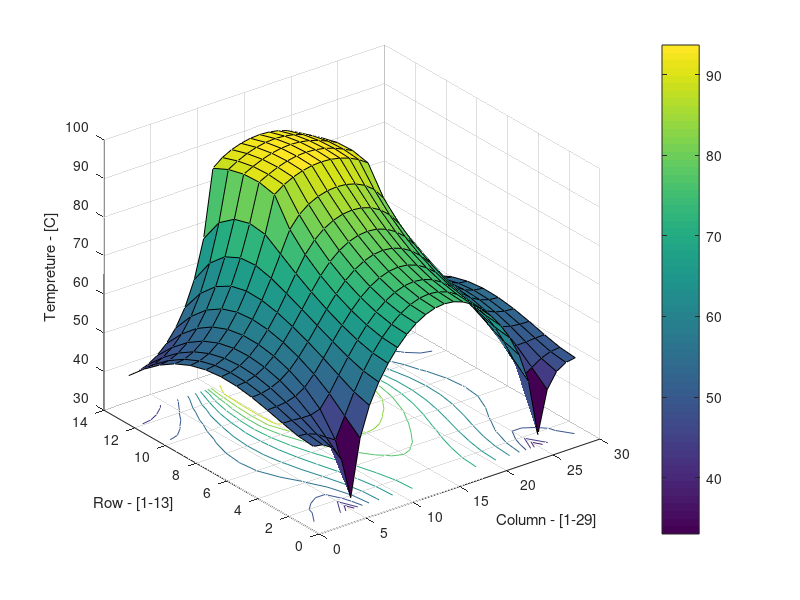

The MATLAB source for this figure:
clc;
clear;
close all;
format compact;

%given variables
a=zeros(377);
const=zeros(377,1);
t_old=zeros(377,1);
t_inf=20;
k_c=50;
k_s=5;
h_inf=500+43/2; %h_inf=500+A/2
qdot=10^7;
dx=0.002;
dy=0.002;
k_average=(k_s+k_c)/2;
t_base=33;
t_limit=85;

for row=1:13
    for col=0:28
        n=row+(col*13);
        if (row==1) %bottom row nodes
           if (col==0) %node 1
               a(n,n+1)=1;
               a(n,n+13)=1;
               a(n,n)=-2;
               const(n,1)=0;
           end
           if (col==28) %node 365
               a(n,n+1)=1;
               a(n,n-13)=1;
               a(n,n)=-2;
               const(n,1)=0;
           end
           if (col>0) && (col<28) %nodes 14:13:352
               if (n==53) || (n==313) %nodes 53&&313 (connected to the base)
                   a(n,n)=1;
                   const(n,1)=t_base;
               else 
                   a(n,n+1)=2;
                   a(n,n+13)=1;
                   a(n,n-13)=1;
                   a(n,n)=-4;
                   const(n,1)=0;
               end
           end
        end
        if ((col==0) || (col==28)) && ((row>1)&&(row<13))
            if (col==0) %node 2:12
                a(n,n+1)=1;
                a(n,n-1)=1;
                a(n,n+13)=2;
                a(n,n)=-4;
                const(n,1)=0;
            else %node 366:376
                a(n,n+1)=1;
                a(n,n-1)=1;
                a(n,n-13)=2;
                a(n,n)=-4;
                const(n,1)=0;
            end
        end
        if (row>1) && (row<13)
           if (row>=9) && ((col>8) && (col<20))
              if col==9 || col==19
                  if row==9
                      if n==126 %node 126
                        a(n,n+1)=k_average;
                        a(n,n-1)=k_s;
                        a(n,n+13)=k_average;
                        a(n,n-13)=k_s;
                        a(n,n)=-2*(k_s+k_average);
                        const(n,1)=-(qdot*dx*dy)/4;
                      else %node 256
                        a(n,n+1)=k_average;
                        a(n,n-1)=k_s;
                        a(n,n-13)=k_average;
                        a(n,n+13)=k_s;
                        a(n,n)=-2*(k_s+k_average);
                        const(n,1)=-(qdot*dx*dy)/4;
                      end
                  else
                      if col==9 %node 127:129
                        a(n,n+1)=k_average;
                        a(n,n-1)=k_average;
                        a(n,n+13)=k_c;
                        a(n,n-13)=k_s;
                        a(n,n)=-(k_s+k_c+2*k_average);
                        const(n,1)=-qdot*(dx*dy)/2;
                      else %257:259
                        a(n,n+1)=k_average;
                        a(n,n-1)=k_average;
                        a(n,n+13)=k_s;
                        a(n,n-13)=k_c;
                        a(n,n)=-(k_s+k_c+2*k_average);
                        const(n,1)=-qdot*(dx*dy)/2;
                      end
                  end
              else
                  if (row == 9) %node 139:13:243
                    a(n,n+1)=k_c;
                    a(n,n-1)=k_s;
                    a(n,n+13)=k_average;
                    a(n,n-13)=k_average;
                    a(n,n)=-(2*k_average+k_c+k_s);
                    const(n,1)=-qdot*dx*dy/2;
                  else %on the chip
                    a(n,n+1)=1;
                    a(n,n-1)=1;
                    a(n,n+13)=1;
                    a(n,n-13)=1;
                    a(n,n)=-4;
                    const(n,1)=-qdot*dx*dy/k_c;
                  end
              end
           else %on the box
               if (col>0) && (col<28)
                  a(n,n+1)=1;
                  a(n,n-1)=1;
                  a(n,n+13)=1;
                  a(n,n-13)=1;
                  a(n,n)=-4;
                  const(n,1)=0;
               end
           end
        end
        if (row==13) %top row nodes
            if (col==0) %node 13
                a(n,n-1)=1;
                a(n,n+13)=1;
                a(n,n)=-(2+(h_inf*dx/k_s));
                const(n,1)=-(h_inf*dx*t_inf/k_s);
            end
            if (col==28) %node 377
                a(n,n-1)=1;
                a(n,n-13)=1;
                a(n,n)=-(2+(h_inf*dx/k_s));
                const(n,1)=-(h_inf*dx*t_inf/k_s);
            end
            if (col>0)&&(col<28)
                if col==9  %node 130
                    a(n,n-1)=2*k_average;
                    a(n,n+13)=k_c;
                    a(n,n-13)=k_s;
                    a(n,n)=-(k_s+k_c+(2*k_average)+(2*h_inf*dx));
                    const(n,1)=-((qdot*dx*dy/2)+(2*h_inf*t_inf*dx));
                end
                if col==19 %node 260
                    a(n,n-1)=2*k_average;
                    a(n,n+13)=k_s;
                    a(n,n-13)=k_c;
                    a(n,n)=-(k_s+k_c+(2*k_average)+(2*h_inf*dx));
                    const(n,1)=-((qdot*dx*dy/2)+(2*h_inf*t_inf*dx));
                end
                if (col>9) && (col<19) %node 143:13:247
                    a(n,n-1)=2;
                    a(n,n+13)=1;
                    a(n,n-13)=1;
                    a(n,n)=-(4+(2*h_inf*dx/k_c));
                    const(n,1)=-((qdot*dx*dy)+(2*h_inf*dx*t_inf))/k_c;
                end
                if (col<9)||(col>19) %node 26:13:117 && node 273:13:364
                    a(n,n-1)=2;
                    a(n,n+13)=1;
                    a(n,n-13)=1;
                    a(n,n)=-(4+(2*h_inf*dx/k_s));
                    const(n,1)=-(2*h_inf*t_inf*dx)/k_s;
                end
            end
        end
    end
end

t_old=a\const;
t_me=mean(t_old);

%variables for project 2
t_new=zeros(377,1);
error_limit=0.01;
time_error_limit=0.01;
rho_chip=7800;
rho_box=2000;
cp_chip=465;
cp_box=840;
t_initial=20;
alpha=k_c/(rho_chip*cp_chip);
dt=60*(dx^2/(4*alpha));
t_error=1;
time_real=0;
time_cal=0;
dt_max=7;
flag_2=0;

while t_error>time_error_limit
    error=1;
    flag_1=0;
    count=0;
    t_n=zeros(377,1)+t_initial;
    while error>error_limit
        %% the code
        for row=1:13
            for col=0:28
                n=row+(col*13);
                if (row==1) %bottom row nodes
                   if (col==0) %node 1
                       a(n,n+1)=k_s;
                       a(n,n+13)=k_s;
                       a(n,n)=-(2*k_s+rho_box*cp_box*dx*dy/(2*dt));
                       const(n,1)=-t_n(n,1)*rho_box*cp_box*dx*dy/(2*dt);
                   end
                   if (col==28) %node 365
                       a(n,n+1)=k_s;
                       a(n,n-13)=k_s;
                       a(n,n)=-(2*k_s+rho_box*cp_box*dx*dy/(2*dt));
                       const(n,1)=-t_n(n,1)*rho_box*cp_box*dx*dy/(2*dt);
                   end
                   if (col>0) && (col<28) %nodes 14:13:352
                       if (n==53) || (n==313) %nodes 53&&313 (connected to the base)
                           a(n,n)=1;
                           const(n,1)=t_base;
                       else 
                           a(n,n+1)=2*k_s;
                           a(n,n+13)=k_s;
                           a(n,n-13)=k_s;
                           a(n,n)=-(4*k_s+rho_box*cp_box*dx*dy/dt);
                           const(n,1)=-t_n(n,1)*rho_box*cp_box*dx*dy/dt;
                       end
                   end
                end
                if ((col==0) || (col==28)) && ((row>1)&&(row<13))
                    if (col==0) %node 2:12
                        a(n,n+1)=k_s;
                        a(n,n-1)=k_s;
                        a(n,n+13)=2*k_s;
                        a(n,n)=-(4*k_s+rho_box*cp_box*dx*dy/dt);
                        const(n,1)=-t_n(n,1)*rho_box*cp_box*dx*dy/dt;
                    else %node 366:376
                        a(n,n+1)=k_s;
                        a(n,n-1)=k_s;
                        a(n,n-13)=2*k_s;
                        a(n,n)=-(4*k_s+rho_box*cp_box*dx*dy/dt);
                        const(n,1)=-t_n(n,1)*rho_box*cp_box*dx*dy/dt;
                    end
                end
                if (row>1) && (row<13)
                   if (row>=9) && ((col>8) && (col<20))
                      if col==9 || col==19
                          if row==9
                              if n==126 %node 126
                                a(n,n+1)=k_average;
                                a(n,n-1)=k_s;
                                a(n,n+13)=k_average;
                                a(n,n-13)=k_s;
                                a(n,n)=-(2*k_average+2*k_s+3*rho_box*cp_box*dx*dy/(4*dt)+rho_chip*cp_chip*dx*dy/(4*dt));
                                const(n,1)=-(qdot*dx*dy/4+t_n(n,1)*(3*rho_box*cp_box*dx*dy/(4*dt)+rho_chip*cp_chip*dx*dy/(4*dt)));
                              else %node 256
                                a(n,n+1)=k_average;
                                a(n,n-1)=k_s;
                                a(n,n-13)=k_average;
                                a(n,n+13)=k_s;
                                a(n,n)=-(2*k_average+2*k_s+3*rho_box*cp_box*dx*dy/(4*dt)+rho_chip*cp_chip*dx*dy/(4*dt));
                                const(n,1)=-qdot*dx*dy/4-t_n(n,1)*(3*rho_box*cp_box*dx*dy/(4*dt)+rho_chip*cp_chip*dx*dy/(4*dt));
                              end
                          else
                              if col==9 %node 127:129
                                a(n,n+1)=k_average;
                                a(n,n-1)=k_average;
                                a(n,n+13)=k_c;
                                a(n,n-13)=k_s;
                                a(n,n)=-(k_s+k_c+2*k_average+rho_box*cp_box*dx*dy/(2*dt)+rho_chip*cp_chip*dx*dy/(2*dt));
                                const(n,1)=-(qdot*dx*dy/2)-(t_n(n,1)*(rho_box*cp_box*dx*dy/(2*dt)+rho_chip*cp_chip*dx*dy/(2*dt)));
                              else %257:259
                                a(n,n+1)=k_average;
                                a(n,n-1)=k_average;
                                a(n,n+13)=k_s;
                                a(n,n-13)=k_c;
                                a(n,n)=-(k_c+k_s+2*k_average+rho_box*cp_box*dx*dy/(2*dt)+rho_chip*cp_chip*dx*dy/(2*dt));
                                const(n,1)=-(qdot*dx*dy/2)-(t_n(n,1)*(rho_box*cp_box*dx*dy/(2*dt)+rho_chip*cp_chip*dx*dy/(2*dt)));
                              end
                          end
                      else
                          if (row == 9) %node 139:13:243
                            a(n,n+1)=k_c;
                            a(n,n-1)=k_s;
                            a(n,n+13)=k_average;
                            a(n,n-13)=k_average;
                            a(n,n)=-(k_s+k_c+2*k_average+rho_box*cp_box*dx*dy/(2*dt)+rho_chip*cp_chip*dx*dy/(2*dt));
                            const(n,1)=-(qdot*dx*dy/2)-(t_n(n,1)*(rho_box*cp_box*dx*dy/(2*dt)+rho_chip*cp_chip*dx*dy/(2*dt)));
                          else %on the chip
                            a(n,n+1)=k_c;
                            a(n,n-1)=k_c;
                            a(n,n+13)=k_c;
                            a(n,n-13)=k_c;
                            a(n,n)=-(4*k_c+rho_chip*cp_chip*dx*dy/dt);
                            const(n,1)=-qdot*dx*dy-t_n(n,1)*(rho_chip*cp_chip*dx*dy/dt);
                          end
                      end
                   else %on the box
                       if (col>0) && (col<28)
                          a(n,n+1)=k_s;
                          a(n,n-1)=k_s;
                          a(n,n+13)=k_s;
                          a(n,n-13)=k_s;
                          a(n,n)=-(4*k_s+rho_box*cp_box*dx*dy/dt);
                          const(n,1)=-t_n(n,1)*(rho_box*cp_box*dx*dy/dt);
                       end
                   end
                end
                if (row==13) %top row nodes
                    if (col==0) %node 13
                        a(n,n-1)=k_s;
                        a(n,n+13)=k_s;
                        a(n,n)=-(2*k_s+h_inf*dx+rho_box*cp_box*dx*dy/(2*dt));
                        const(n,1)=-h_inf*dx*t_inf-t_n(n,1)*rho_box*cp_box*dx*dy/(2*dt);
                    end
                    if (col==28) %node 377
                        a(n,n-1)=k_s;
                        a(n,n-13)=k_s;
                        a(n,n)=-(2*k_s+h_inf*dx+rho_box*cp_box*dx*dy/(2*dt));
                        const(n,1)=-h_inf*dx*t_inf-t_n(n,1)*rho_box*cp_box*dx*dy/(2*dt);
                    end
                    if (col>0)&&(col<28)
                        if col==9  %node 130
                            a(n,n-1)=2*k_average;
                            a(n,n+13)=k_c;
                            a(n,n-13)=k_s;
                            a(n,n)=-(2*h_inf*dx+k_s+k_c+2*k_average+(rho_box*cp_box+rho_chip*cp_chip)*dx*dy/(2*dt));
                            const(n,1)=-(2*h_inf*dx*t_inf+qdot*dx*dy/2+t_n(n,1)*(rho_box*cp_box+rho_chip*cp_chip)*dx*dy/(2*dt));
                        end
                        if col==19 %node 260
                            a(n,n-1)=2*k_average;
                            a(n,n+13)=k_s;
                            a(n,n-13)=k_c;
                            a(n,n)=-(2*h_inf*dx+k_s+k_c+2*k_average+(rho_box*cp_box+rho_chip*cp_chip)*dx*dy/(2*dt));
                            const(n,1)=-(2*h_inf*dx*t_inf+qdot*dx*dy/2+t_n(n,1)*(rho_box*cp_box+rho_chip*cp_chip)*dx*dy/(2*dt));
                        end
                        if (col>9) && (col<19) %node 143:13:247
                            a(n,n-1)=2*k_c;
                            a(n,n+13)=k_c;
                            a(n,n-13)=k_c;
                            a(n,n)=-(4*k_c+2*h_inf*dx+rho_chip*cp_chip*dx*dy/dt);
                            const(n,1)=-2*h_inf*dx*t_inf-qdot*dx*dy-t_n(n,1)*(rho_chip*cp_chip*dx*dy/dt);
                        end
                        if (col<9)||(col>19) %node 26:13:117 && node 273:13:364
                            a(n,n-1)=2*k_s;
                            a(n,n+13)=k_s;
                            a(n,n-13)=k_s;
                            a(n,n)=-(4*k_s+2*h_inf*dx+rho_box*cp_box*dx*dy/dt);
                            const(n,1)=-2*h_inf*dx*t_inf-t_n(n,1)*(rho_box*cp_box*dx*dy/dt);
                        end
                    end
                end
            end
        end
        %% finishing works
        count=count+1;
        t_new=a\const;
        t_average=mean(t_new);
        error=(t_me-t_average)/t_me;
        t_n=t_new;
        if t_n(193,1)>= t_limit && flag_1==0
           time_finish=count*dt;
           flag_1=1;
        end
    end
    time_real=count*dt;
    t_error=(time_real-time_cal)/time_real;
    if flag_2==0
        time_cal=time_real;
         flag_2=1;
         dt=dt_max;
     end
     if flag_2==2
         dt=dt-0.1;
     end
     flag_2=2;
end

dx=1:29;
dy=1:13;
[xt,yt]=meshgrid(dx,dy);
z=t_n(yt+((xt-1)*13));
surfc(xt,yt,z);
xlabel('Column - [1-29]');
ylabel('Row - [1-13]');
zlabel('Tempreture - [C]');
colorbar;
display(dt_max);
X=['Calculated time is: ', num2str(floor(time_cal/60)),' minutes and ', num2str(time_cal-(floor(time_cal/60)*60)),' seconds'];
disp(X);
X=['Real time is: ', num2str(floor(time_real/60)),' minutes and ', num2str(time_real-(floor(time_real/60)*60)),' seconds'];
disp(X);
X=['Elapsed time until the chip reaches the temperature of ', num2str(t_limit) ,' Celsius is: ', num2str(floor(time_finish/60)),' minutes and ', num2str(time_finish-(floor(time_finish/60)*60)),' seconds'];
disp(X);
